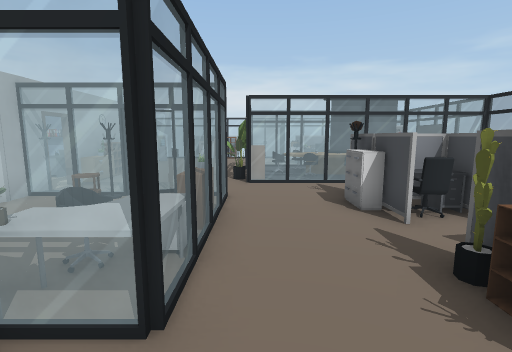
[1] (above)

24 first-person views from a walk through a Unity game level. The camera is 1.5 m above the floor, tilts 8° down and sees 85° across. The floor is counted in squares, 1 m on a side. Each view is taken from the middle of a square. On the plan, view 1 faces up. The plan holds only what a view shows up to about 14 squares ahead; the rest is blank. The place goes on beyond the plan. The player is left out. Door leaves are left out, so doorways stand open.

[2]
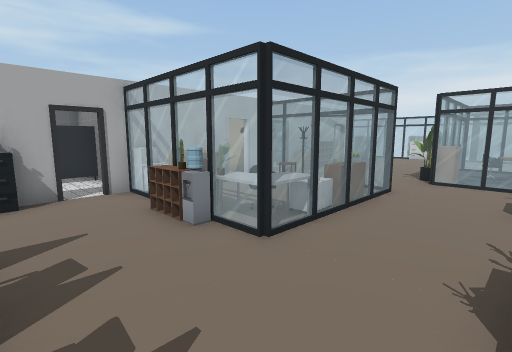

[3]
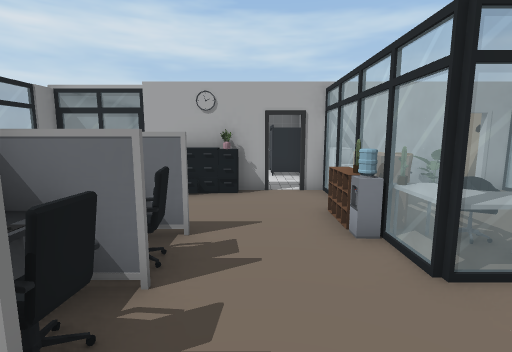

[4]
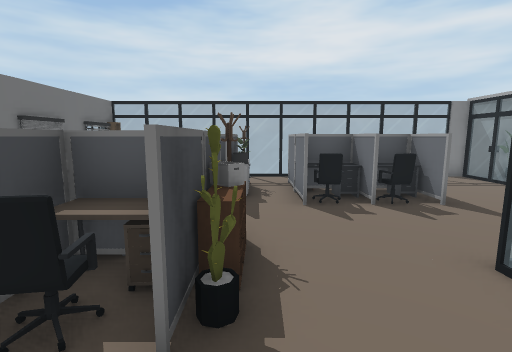

[5]
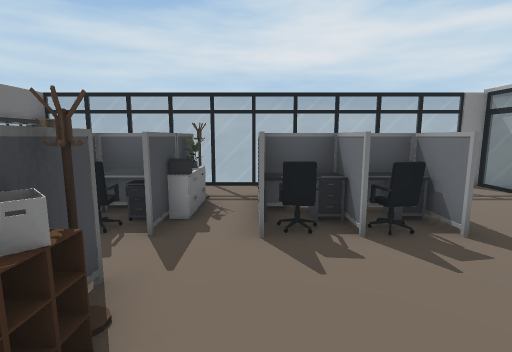

[6]
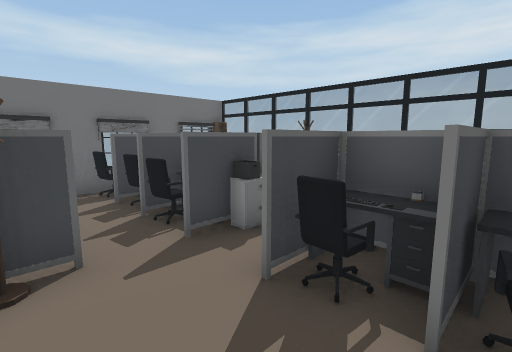

[7]
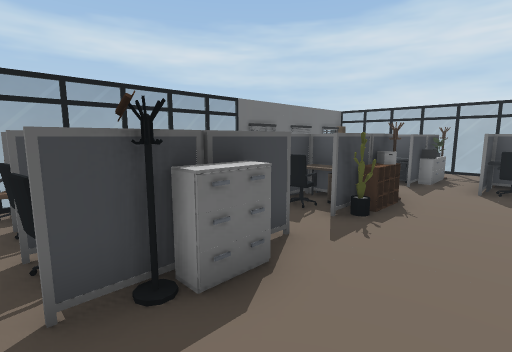

[8]
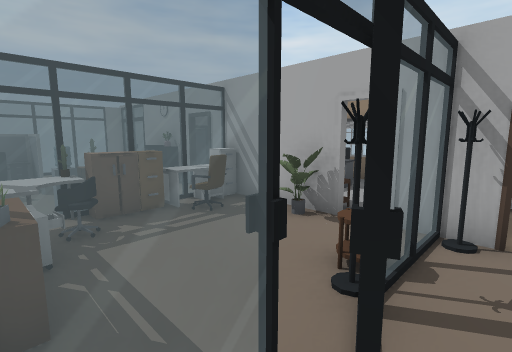

[9]
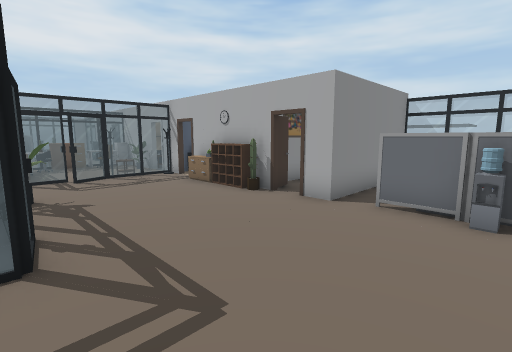

[10]
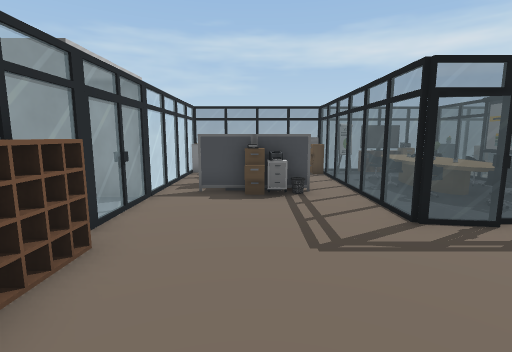

[11]
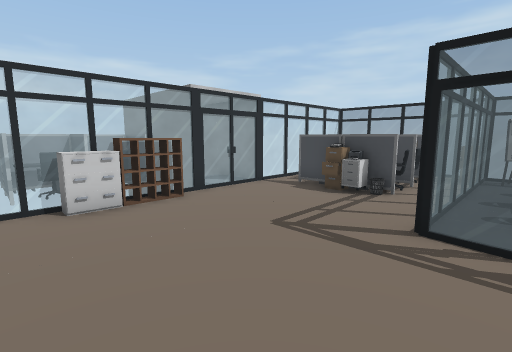

[12]
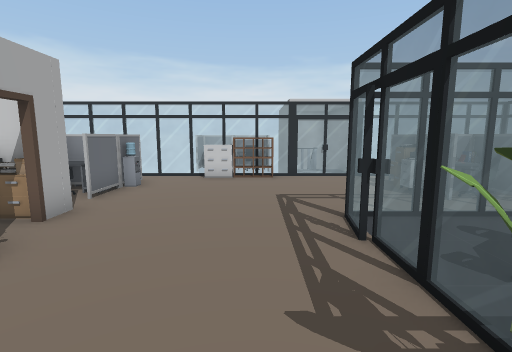

[13]
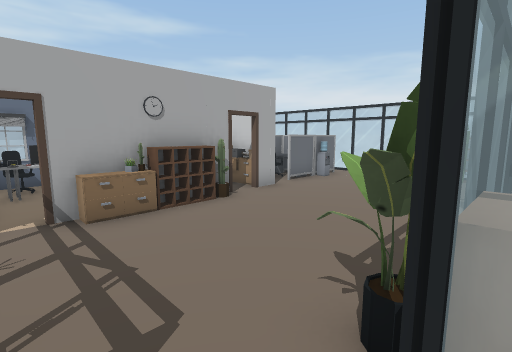

[14]
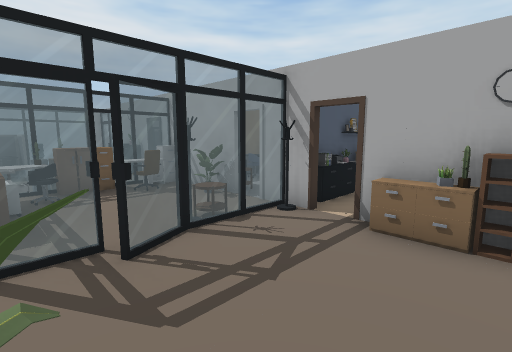

[15]
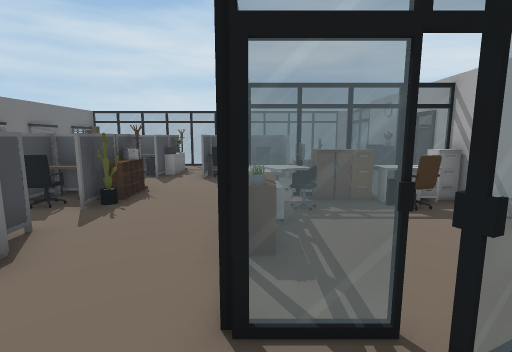

[16]
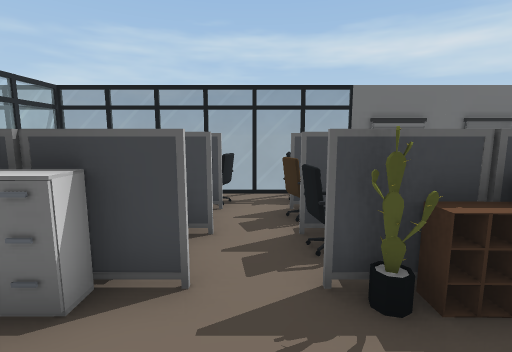

[17]
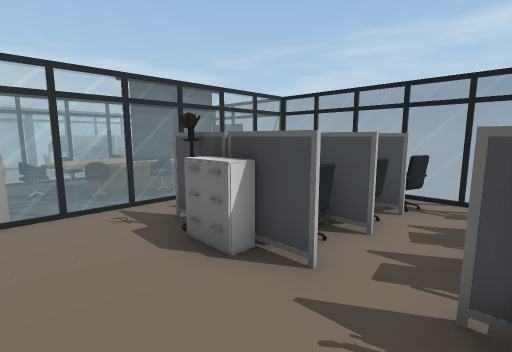

[18]
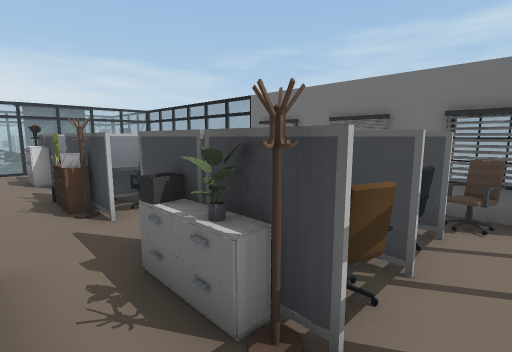

[19]
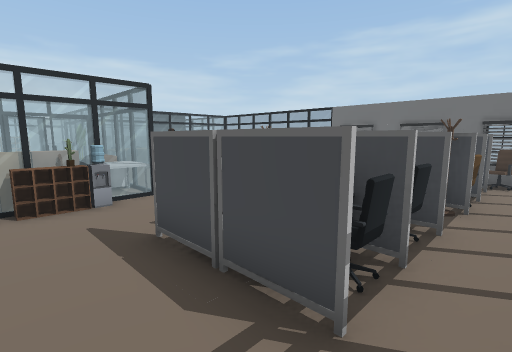

[20]
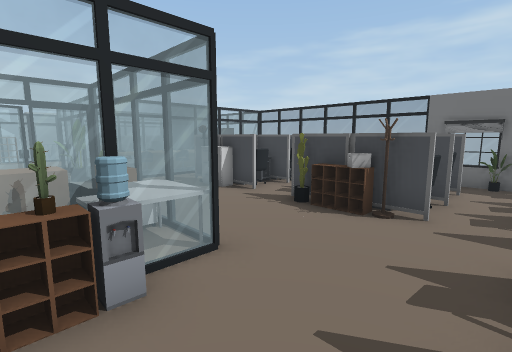

[21]
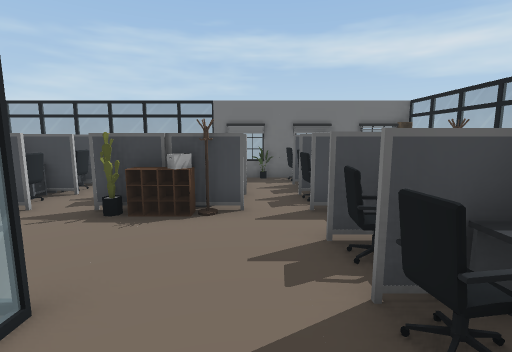

[22]
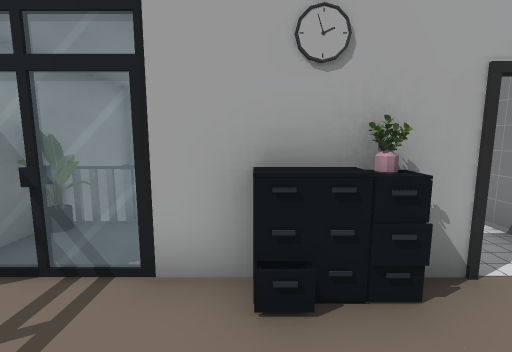

[23]
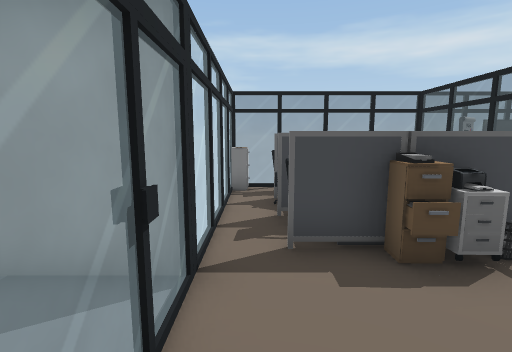

[24]
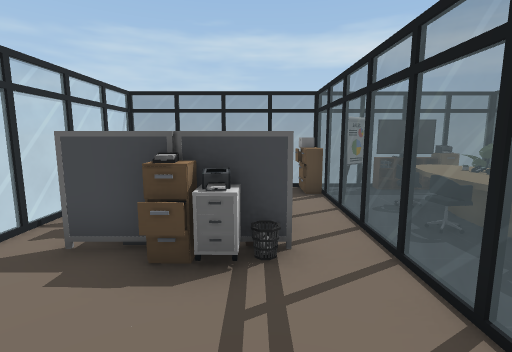

### Floor plan
Key: @ floor where view 1 was taken; # wall or solid block; x gap in a wall; . floor; D open door; = window, fence, low wall or low ledge; C chair; S shelf; E desk; P plant; R rack; A drawers; I printer; W water cooler; B vase; U curtain; O other object.
Columns run from 8 left of view 1 to 8 right of it. Each row starts with its distance up from view 1.
 22    OOOOO==#
 21    OCCO# .#
 20 =====##===#====#
 19   O.OSS........O
 18   W........OOOO
 17  EW.......O
 16  OE......IAC O
 15 ###............O
 14   #.....=======#
 13  ##.....=.CCCC.O
 12    P....=COOOOOO
 11   S.....=CCOOOOO
 10 E PO...PO.C.CO.P
  9 O.x.....===OO==O
  8 OOD........CCC.O
  7 OOO=R=#=..R  COO#
  6   D.O..=..OE O O
  5  O P...SP..CCCCO
  4 C.#P..AA.......=#
  3 OOOCCOCE..PCCCOO
  2   OEOSW=..S E
  1  .D..PP...RCCO
  0  .#.....@..CCO.#
 -1   BO..OCCC.CCCCC
 -2 ##OO..EEOESA   U
 -3 ###...  O POO  ##
 -4 =.=...OCCORCCCOU#
 -5 =P=...........OC
 -6 ###=== ====  =

Positions as (right, up) in squares from view 1, and headings:
1: (0, 0), facing up
2: (2, -1), facing up-left
3: (2, 0), facing left
4: (2, 5), facing down
5: (1, 3), facing down
6: (-1, 1), facing down-right
7: (0, 8), facing down-right
8: (-1, 8), facing down-left
9: (0, 18), facing down-left
10: (-5, 17), facing right
11: (-5, 13), facing up-right
12: (-2, 9), facing up
13: (0, 8), facing up-left
14: (-1, 11), facing down-left
15: (-1, 9), facing down
16: (0, 4), facing right
17: (0, 3), facing up-right
18: (1, -5), facing up-right
19: (-4, -5), facing up-right
20: (-3, -1), facing up-right
21: (-3, 0), facing right
22: (-3, -2), facing left
23: (-1, 19), facing right
24: (-1, 16), facing right
